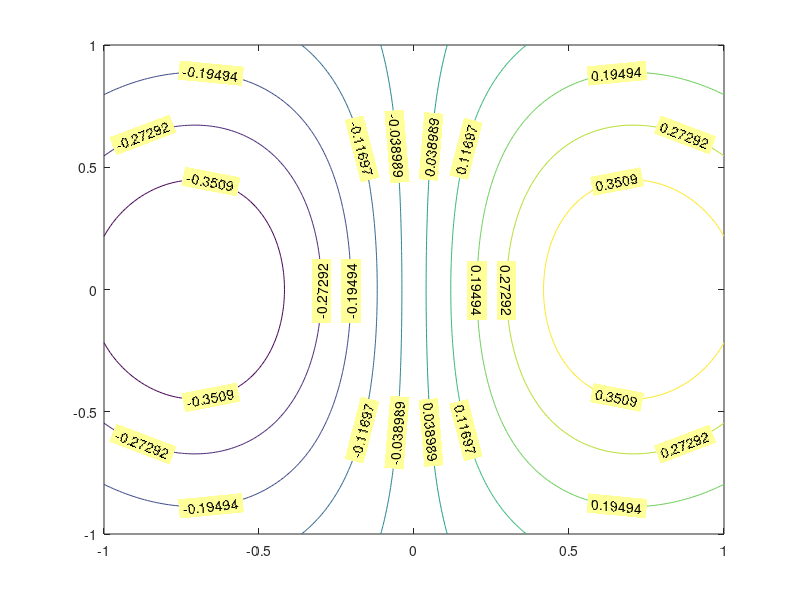

Write MATLAB code to recreate this figure.
[x,y] = meshgrid(-1:.01:1);
z = x.*exp(-x.^2-y.^2);
[c,h]=contour(x,y,z);
h = clabel(c,h);
set(h,'BackgroundColor',[1 1 .6]);
